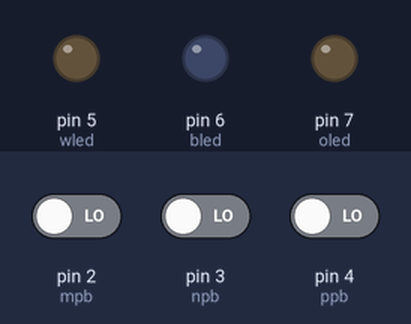
This sketch was run on a simulated Arduino Uno, built with avr-gcc and run on an emulated ATmega328P. On the bench: output pins drawn as LEDs (lit = HIGH). Dashed ring = blinking. The test bench sets the inputs (shaded band); at power-on: pin 2 (mpb) LOW, pin 4 (ppb) LOW, pin 3 (npb) LOW.

Above: at 1.2 s.
1.3 s: pin 2 (mpb) driven HIGH
At 1.67 s:
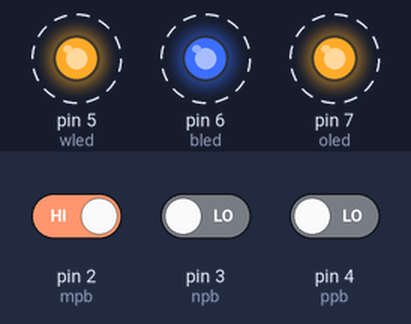
4.3 s: pin 4 (ppb) driven HIGH
At 4.9 s:
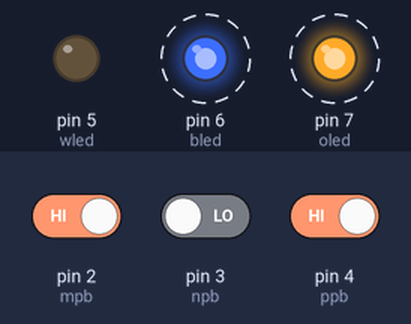
7.3 s: pin 4 (ppb) driven LOW
At 7.67 s:
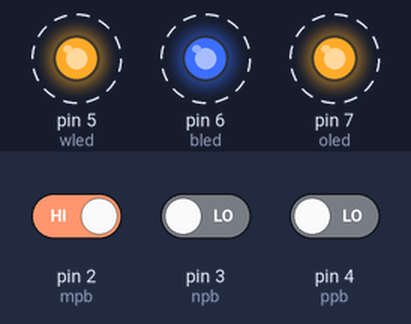
10.3 s: pin 2 (mpb) driven LOW
At 11.3 s:
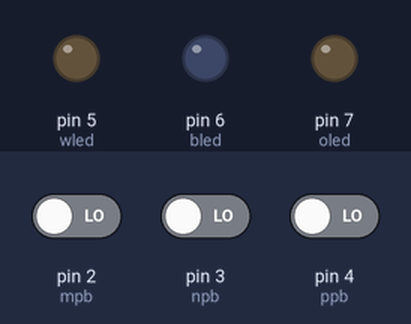
Timing chart, 0 to 12.8 s (numbered marks = the images above; inputs shaded):
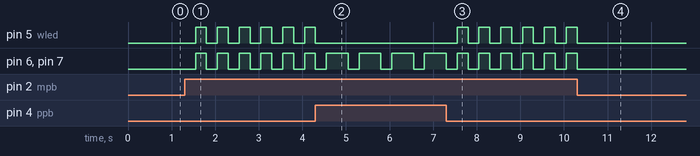

Measured:
- after the input at 1.3 s, pin 5 (wled), pin 6 (bled), pin 7 (oled): alternates HIGH for 0.25 s and LOW for 0.25 s, starting after 0.25 s
- after the input at 4.3 s, pin 5 (wled): goes on until 4.3 s, then stays LOW; pin 6 (bled), pin 7 (oled): alternates HIGH for 0.50 s and LOW for 0.25 s, starting after 0.75 s
- after the input at 7.3 s, pin 5 (wled): alternates HIGH for 0.25 s and LOW for 0.25 s, starting after 0.25 s; pin 6 (bled), pin 7 (oled): alternates HIGH for 0.25 s and LOW for 0.25 s, starting after 0.50 s
- after the input at 10.3 s, pin 5 (wled), pin 6 (bled), pin 7 (oled): goes on until 10.3 s, then stays LOW

The sketch:

Task_Three.ino
```cpp
#define oled 7
#define bled 6
#define wled 5
#define ppb  4
#define npb  3
#define mpb  2

byte c1 = 0, c2 = 0;

void setup()
{
  pinMode(oled, OUTPUT);
  pinMode(bled, OUTPUT);
  pinMode(wled, OUTPUT);
  pinMode(ppb, INPUT);
  pinMode(npb, INPUT);
  pinMode(mpb, INPUT);
  Serial.begin(9600);
}

void loop()
{
  if (digitalRead(mpb)) {
    c1++; c2 = 0;
    if (c1 >= 2)c1 = 0;
    delay(250);
    digitalWrite(oled, 1);
    digitalWrite(wled, 1);
    digitalWrite(bled, 1);
  }
  if (c1 == 1) {
    if (digitalRead(ppb)) {
      c2++;
      switch (c2) {
        case 1 : digitalWrite(wled, 0); break;
        case 2 : digitalWrite(wled, 1);
          digitalWrite(bled, 0); break;
        case 3 : digitalWrite(bled, 1);
          digitalWrite(oled, 0); break;
        default : for (int i = 5; i < 8; i++)
            digitalWrite(i, 1); c2 = 0;
      }
      delay(250);
    }
    else if (digitalRead(npb)) {
      c2 = 0;
      for (int i = 5; i < 8; i++)
        digitalWrite(i, 1);
    }
  }
  else {
    digitalWrite(oled, 0);
    digitalWrite(wled, 0);
    digitalWrite(bled, 0);
  }
}
```
